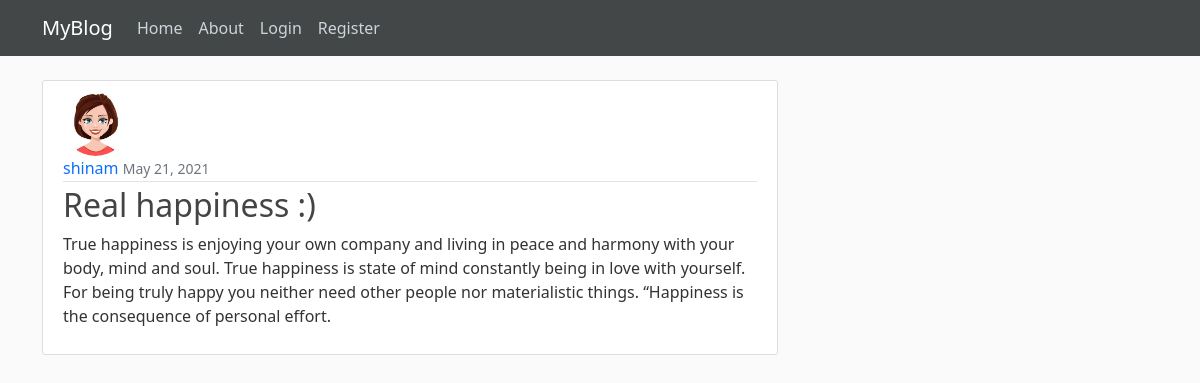
The page /post/29/ on the database its author committed.
### blog/models.py (models this page shows, shortened)
class Post(models.Model):
    title = models.CharField(max_length=100)
    content = models.TextField()
    date_posted = models.DateTimeField(default=timezone.now)
    author = models.ForeignKey(User, on_delete=models.CASCADE)

### users/models.py (models this page shows, shortened)
class Profile(models.Model):
    user = models.OneToOneField(User, on_delete=models.CASCADE)
    image = models.ImageField(default='default.jpg', upload_to='profile_pics')

### blog/views.py (the view)
# urls.py: path('post/<int:pk>/', PostDetailView.as_view(), name='post-detail'),
class PostDetailView(DetailView):
    model = Post

### blog/templates/blog/post_detail.html (shortened to what this page needs)
{% extends "blog/base.html" %}
{% block naman %}
  <article class="media content-section">
    <img class="rounded-circle article-img" src="{{ object.author.profile.image.url }}">
    <div class="media-body">
      <div class="article-metadata">
        <a class="mr-2" href="{% url 'user-posts' object.author.username %}"style="text-decoration: none;">{{ object.author }}</a>
        <small class="text-muted">{{ object.date_posted|date:"F d, Y" }}</small>
      </div>
      <h2 class="article-title">{{ object.title }}</h2>
      <p class="article-content">{{ object.content }}</p>
    </div>
  </article>
{% endblock naman %}

### blog/static/blog/main.css (style rules this page uses)
body { background: #fafafa; color: #333333; margin-top: 5rem; }
h1, h2, h3, h4, h5, h6 { color: #444444; }
.content-section { background: #ffffff; padding: 10px 20px; border: 1px solid #dddddd; border-radius: 3px; margin-bottom: 20px; }
.article-title { color: #444444; text-decoration: none; }
.article-content { white-space: pre-line; }
.article-img { height: 65px; width: 65px; margin-right: 16px; }
.article-metadata { padding-bottom: 1px; margin-bottom: 4px; border-bottom: 1px solid #e3e3e3 }

### rows shown on the page
Post: author.profile.image (picture), author "shinam", date_posted "May 21, 2021", title "Real happiness :)", content "True happiness is enjoying your own company and living in peace and harmony with your body, mind and soul. True happiness is state of mind constantly being in love with yourself. For being truly happy you neither need other people nor materialistic things. “Happiness is the consequence of personal effort."
